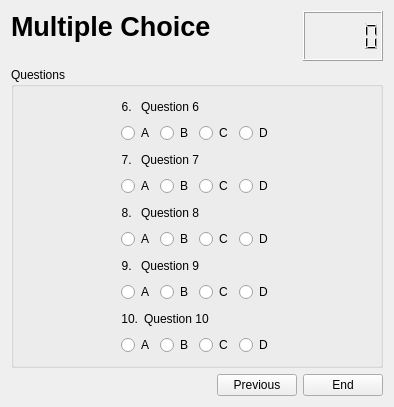
      <widget class="QWidget" name="page_quiz2">
       <layout class="QGridLayout" name="gridLayout_6">
        <item row="1" column="0" colspan="3">
         <widget class="QGroupBox" name="groupBox_loginForTeacher_edit_myInfo_7">
          <property name="title">
           <string>Questions</string>
          </property>
          <layout class="QGridLayout" name="gridLayout_48">
           <item row="3" column="1">
            <spacer name="verticalSpacer_58">
             <property name="orientation">
              <enum>Qt::Vertical</enum>
             </property>
             <property name="sizeHint" stdset="0">
              <size>
               <width>20</width>
               <height>1</height>
              </size>
             </property>
            </spacer>
           </item>
           <item row="9" column="1">
            <spacer name="verticalSpacer_59">
             <property name="orientation">
              <enum>Qt::Vertical</enum>
             </property>
             <property name="sizeHint" stdset="0">
              <size>
               <width>20</width>
               <height>1</height>
              </size>
             </property>
            </spacer>
           </item>
           <item row="6" column="1">
            <spacer name="verticalSpacer_60">
             <property name="orientation">
              <enum>Qt::Vertical</enum>
             </property>
             <property name="sizeHint" stdset="0">
              <size>
               <width>20</width>
               <height>1</height>
              </size>
             </property>
            </spacer>
           </item>
           <item row="14" column="1">
            <layout class="QGridLayout" name="gridLayout_77">
             <item row="0" column="3">
              <widget class="QRadioButton" name="D10">
               <property name="text">
                <string>D</string>
               </property>
               <attribute name="buttonGroup">
                <string notr="true">buttonGroup_10</string>
               </attribute>
              </widget>
             </item>
             <item row="0" column="2">
              <widget class="QRadioButton" name="C10">
               <property name="text">
                <string>C</string>
               </property>
               <attribute name="buttonGroup">
                <string notr="true">buttonGroup_10</string>
               </attribute>
              </widget>
             </item>
             <item row="0" column="1">
              <widget class="QRadioButton" name="B10">
               <property name="text">
                <string>B</string>
               </property>
               <attribute name="buttonGroup">
                <string notr="true">buttonGroup_10</string>
               </attribute>
              </widget>
             </item>
             <item row="0" column="0">
              <widget class="QRadioButton" name="A10">
               <property name="text">
                <string>A</string>
               </property>
               <attribute name="buttonGroup">
                <string notr="true">buttonGroup_10</string>
               </attribute>
              </widget>
             </item>
            </layout>
           </item>
           <item row="11" column="1">
            <layout class="QGridLayout" name="gridLayout_78">
             <item row="0" column="3">
              <widget class="QRadioButton" name="D9">
               <property name="text">
                <string>D</string>
               </property>
               <attribute name="buttonGroup">
                <string notr="true">buttonGroup_9</string>
               </attribute>
              </widget>
             </item>
             <item row="0" column="2">
              <widget class="QRadioButton" name="C9">
               <property name="text">
                <string>C</string>
               </property>
               <attribute name="buttonGroup">
                <string notr="true">buttonGroup_9</string>
               </attribute>
              </widget>
             </item>
             <item row="0" column="1">
              <widget class="QRadioButton" name="B9">
               <property name="text">
                <string>B</string>
               </property>
               <attribute name="buttonGroup">
                <string notr="true">buttonGroup_9</string>
               </attribute>
              </widget>
             </item>
             <item row="0" column="0">
              <widget class="QRadioButton" name="A9">
               <property name="text">
                <string>A</string>
               </property>
               <attribute name="buttonGroup">
                <string notr="true">buttonGroup_9</string>
               </attribute>
              </widget>
             </item>
            </layout>
           </item>
           <item row="5" column="1">
            <layout class="QGridLayout" name="gridLayout_86">
             <item row="0" column="2">
              <widget class="QRadioButton" name="C7">
               <property name="text">
                <string>C</string>
               </property>
               <attribute name="buttonGroup">
                <string notr="true">buttonGroup_7</string>
               </attribute>
              </widget>
             </item>
             <item row="0" column="1">
              <widget class="QRadioButton" name="B7">
               <property name="text">
                <string>B</string>
               </property>
               <attribute name="buttonGroup">
                <string notr="true">buttonGroup_7</string>
               </attribute>
              </widget>
             </item>
             <item row="0" column="0">
              <widget class="QRadioButton" name="A7">
               <property name="text">
                <string>A</string>
               </property>
               <attribute name="buttonGroup">
                <string notr="true">buttonGroup_7</string>
               </attribute>
              </widget>
             </item>
             <item row="0" column="3">
              <widget class="QRadioButton" name="D7">
               <property name="text">
                <string>D</string>
               </property>
               <attribute name="buttonGroup">
                <string notr="true">buttonGroup_7</string>
               </attribute>
              </widget>
             </item>
            </layout>
           </item>
           <item row="2" column="1">
            <layout class="QGridLayout" name="gridLayout_87">
             <item row="0" column="0">
              <widget class="QRadioButton" name="A6">
               <property name="text">
                <string>A</string>
               </property>
               <property name="autoExclusive">
                <bool>true</bool>
               </property>
               <attribute name="buttonGroup">
                <string notr="true">buttonGroup_6</string>
               </attribute>
              </widget>
             </item>
             <item row="0" column="1">
              <widget class="QRadioButton" name="B6">
               <property name="text">
                <string>B</string>
               </property>
               <property name="autoExclusive">
                <bool>true</bool>
               </property>
               <attribute name="buttonGroup">
                <string notr="true">buttonGroup_6</string>
               </attribute>
              </widget>
             </item>
             <item row="0" column="2">
              <widget class="QRadioButton" name="C6">
               <property name="text">
                <string>C</string>
               </property>
               <property name="autoExclusive">
                <bool>true</bool>
               </property>
               <attribute name="buttonGroup">
                <string notr="true">buttonGroup_6</string>
               </attribute>
              </widget>
             </item>
             <item row="0" column="3">
              <widget class="QRadioButton" name="D6">
               <property name="text">
                <string>D</string>
               </property>
               <property name="autoExclusive">
                <bool>true</bool>
               </property>
               <attribute name="buttonGroup">
                <string notr="true">buttonGroup_6</string>
               </attribute>
              </widget>
             </item>
            </layout>
           </item>
           <item row="7" column="1">
            <layout class="QGridLayout" name="gridLayout_88">
             <item row="0" column="1">
              <widget class="QLabel" name="Q8">
               <property name="text">
                <string>Question 8</string>
               </property>
              </widget>
             </item>
             <item row="0" column="2">
              <spacer name="horizontalSpacer_60">
               <property name="orientation">
                <enum>Qt::Horizontal</enum>
               </property>
               <property name="sizeHint" stdset="0">
                <size>
                 <width>25</width>
                 <height>20</height>
                </size>
               </property>
              </spacer>
             </item>
             <item row="0" column="0">
              <widget class="QLabel" name="label_3_edit_viewClass_3">
               <property name="text">
                <string>8. </string>
               </property>
               <property name="alignment">
                <set>Qt::AlignRight|Qt::AlignTrailing|Qt::AlignVCenter</set>
               </property>
              </widget>
             </item>
            </layout>
           </item>
           <item row="8" column="1">
            <layout class="QGridLayout" name="gridLayout_89">
             <item row="0" column="1">
              <widget class="QRadioButton" name="B8">
               <property name="text">
                <string>B</string>
               </property>
               <attribute name="buttonGroup">
                <string notr="true">buttonGroup_8</string>
               </attribute>
              </widget>
             </item>
             <item row="0" column="0">
              <widget class="QRadioButton" name="A8">
               <property name="text">
                <string>A</string>
               </property>
               <attribute name="buttonGroup">
                <string notr="true">buttonGroup_8</string>
               </attribute>
              </widget>
             </item>
             <item row="0" column="3">
              <widget class="QRadioButton" name="D8">
               <property name="text">
                <string>D</string>
               </property>
               <attribute name="buttonGroup">
                <string notr="true">buttonGroup_8</string>
               </attribute>
              </widget>
             </item>
             <item row="0" column="2">
              <widget class="QRadioButton" name="C8">
               <property name="text">
                <string>C</string>
               </property>
               <attribute name="buttonGroup">
                <string notr="true">buttonGroup_8</string>
               </attribute>
              </widget>
             </item>
            </layout>
           </item>
           <item row="4" column="1">
            <layout class="QGridLayout" name="gridLayout_90">
             <item row="0" column="1">
              <widget class="QLabel" name="Q7">
               <property name="text">
                <string>Question 7</string>
               </property>
              </widget>
             </item>
             <item row="0" column="2">
              <spacer name="horizontalSpacer_62">
               <property name="orientation">
                <enum>Qt::Horizontal</enum>
               </property>
               <property name="sizeHint" stdset="0">
                <size>
                 <width>25</width>
                 <height>20</height>
                </size>
               </property>
              </spacer>
             </item>
             <item row="0" column="0">
              <widget class="QLabel" name="label_2_edit_viewClass_3">
               <property name="text">
                <string>7. </string>
               </property>
               <property name="alignment">
                <set>Qt::AlignRight|Qt::AlignTrailing|Qt::AlignVCenter</set>
               </property>
              </widget>
             </item>
            </layout>
           </item>
           <item row="0" column="1">
            <spacer name="verticalSpacer_50">
             <property name="orientation">
              <enum>Qt::Vertical</enum>
             </property>
             <property name="sizeHint" stdset="0">
              <size>
               <width>20</width>
               <height>1</height>
              </size>
             </property>
            </spacer>
           </item>
           <item row="1" column="0">
            <spacer name="horizontalSpacer_54">
             <property name="orientation">
              <enum>Qt::Horizontal</enum>
             </property>
             <property name="sizeType">
              <enum>QSizePolicy::Expanding</enum>
             </property>
             <property name="sizeHint" stdset="0">
              <size>
               <width>10</width>
               <height>20</height>
              </size>
             </property>
            </spacer>
           </item>
           <item row="10" column="1">
            <layout class="QGridLayout" name="gridLayout_91">
             <item row="0" column="1">
              <widget class="QLabel" name="Q9">
               <property name="text">
                <string>Question 9</string>
               </property>
              </widget>
             </item>
             <item row="0" column="0">
              <widget class="QLabel" name="label_4_edit_viewClass_3">
               <property name="text">
                <string>9. </string>
               </property>
               <property name="alignment">
                <set>Qt::AlignRight|Qt::AlignTrailing|Qt::AlignVCenter</set>
               </property>
              </widget>
             </item>
             <item row="0" column="2">
              <spacer name="horizontalSpacer_63">
               <property name="orientation">
                <enum>Qt::Horizontal</enum>
               </property>
               <property name="sizeHint" stdset="0">
                <size>
                 <width>25</width>
                 <height>20</height>
                </size>
               </property>
              </spacer>
             </item>
            </layout>
           </item>
           <item row="1" column="2">
            <spacer name="horizontalSpacer_55">
             <property name="orientation">
              <enum>Qt::Horizontal</enum>
             </property>
             <property name="sizeHint" stdset="0">
              <size>
               <width>10</width>
               <height>20</height>
              </size>
             </property>
            </spacer>
           </item>
           <item row="15" column="1">
            <spacer name="verticalSpacer_51">
             <property name="orientation">
              <enum>Qt::Vertical</enum>
             </property>
             <property name="sizeHint" stdset="0">
              <size>
               <width>20</width>
               <height>1</height>
              </size>
             </property>
            </spacer>
           </item>
           <item row="1" column="1">
            <layout class="QGridLayout" name="gridLayout_92">
             <item row="0" column="1">
              <widget class="QLabel" name="Q6">
               <property name="text">
                <string>Question 6</string>
               </property>
              </widget>
             </item>
             <item row="0" column="2">
              <spacer name="horizontalSpacer_56">
               <property name="orientation">
                <enum>Qt::Horizontal</enum>
               </property>
               <property name="sizeHint" stdset="0">
                <size>
                 <width>25</width>
                 <height>20</height>
                </size>
               </property>
              </spacer>
             </item>
             <item row="0" column="0">
              <widget class="QLabel" name="label_1_edit_viewClass_3">
               <property name="text">
                <string>6. </string>
               </property>
               <property name="alignment">
                <set>Qt::AlignRight|Qt::AlignTrailing|Qt::AlignVCenter</set>
               </property>
              </widget>
             </item>
            </layout>
           </item>
           <item row="13" column="1">
            <layout class="QGridLayout" name="gridLayout_74">
             <item row="0" column="1">
              <widget class="QLabel" name="Q10">
               <property name="text">
                <string>Question 10</string>
               </property>
              </widget>
             </item>
             <item row="0" column="0">
              <widget class="QLabel" name="label_5_edit_viewClass_3">
               <property name="text">
                <string>10.</string>
               </property>
               <property name="alignment">
                <set>Qt::AlignRight|Qt::AlignTrailing|Qt::AlignVCenter</set>
               </property>
              </widget>
             </item>
             <item row="0" column="2">
              <spacer name="horizontalSpacer_64">
               <property name="orientation">
                <enum>Qt::Horizontal</enum>
               </property>
               <property name="sizeHint" stdset="0">
                <size>
                 <width>25</width>
                 <height>20</height>
                </size>
               </property>
              </spacer>
             </item>
            </layout>
           </item>
           <item row="12" column="1">
            <spacer name="verticalSpacer_61">
             <property name="orientation">
              <enum>Qt::Vertical</enum>
             </property>
             <property name="sizeHint" stdset="0">
              <size>
               <width>20</width>
               <height>1</height>
              </size>
             </property>
            </spacer>
           </item>
          </layout>
         </widget>
        </item>
        <item row="2" column="2">
         <widget class="QPushButton" name="pushButton_end_quiz_2">
          <property name="toolTip">
           <string>End</string>
          </property>
          <property name="statusTip">
           <string>End</string>
          </property>
          <property name="whatsThis">
           <string>End</string>
          </property>
          <property name="text">
           <string>End</string>
          </property>
         </widget>
        </item>
        <item row="0" column="2">
         <widget class="QLCDNumber" name="lcdNumber_2"/>
        </item>
        <item row="2" column="0">
         <widget class="QLabel" name="label_status_edit_viewClass_2">
          <property name="text">
           <string/>
          </property>
         </widget>
        </item>
        <item row="0" column="0">
         <widget class="QLabel" name="label_quiz_2">
          <property name="minimumSize">
           <size>
            <width>0</width>
            <height>50</height>
           </size>
          </property>
          <property name="maximumSize">
           <size>
            <width>16777215</width>
            <height>50</height>
           </size>
          </property>
          <property name="font">
           <font>
            <pointsize>20</pointsize>
            <weight>75</weight>
            <bold>true</bold>
           </font>
          </property>
          <property name="text">
           <string>Multiple Choice</string>
          </property>
          <property name="alignment">
           <set>Qt::AlignLeading|Qt::AlignLeft|Qt::AlignTop</set>
          </property>
         </widget>
        </item>
        <item row="2" column="1">
         <widget class="QPushButton" name="pushButton_previous_quiz_2">
          <property name="toolTip">
           <string>Previous</string>
          </property>
          <property name="statusTip">
           <string>Previous</string>
          </property>
          <property name="whatsThis">
           <string>Previous</string>
          </property>
          <property name="text">
           <string>Previous</string>
          </property>
         </widget>
        </item>
       </layout>
      </widget>
